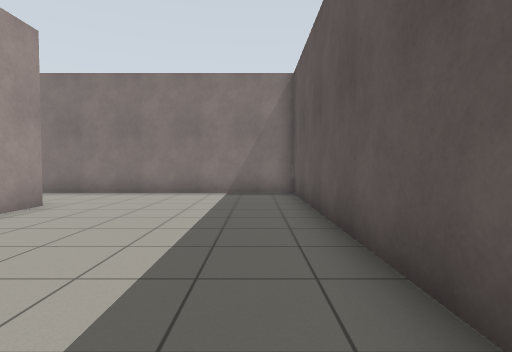
View 1 (above)

24 first-person views from a walk through a robot-simulator world made for Gazebo. The camera is 0.94 m above the floor, tilts 2° down and sees 80° across. The floor is counted in squares, 1 m on a side. Each view is taken from the middle of a square. On the plan, view 1 faces up. The plan holds only what a view shows up to about 11 squares ahead; the rest is blank.

View 2
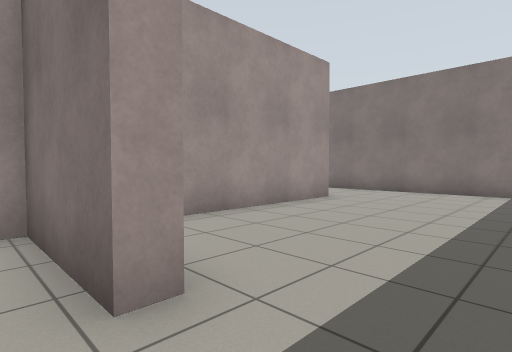

View 3
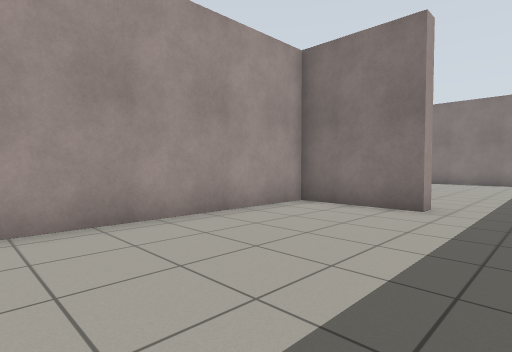

View 4
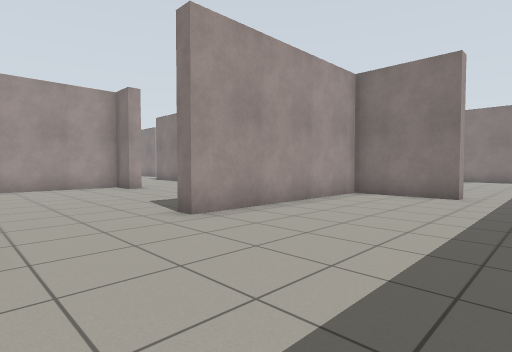

View 5
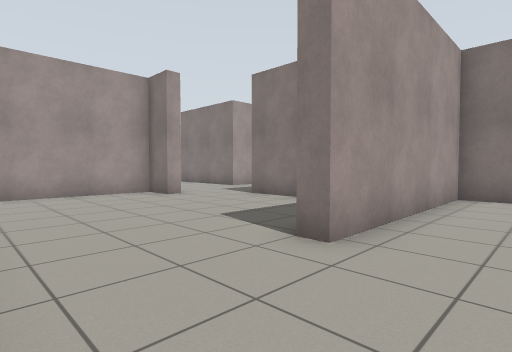

View 6
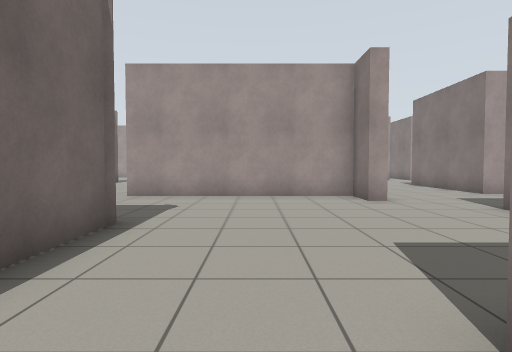

View 7
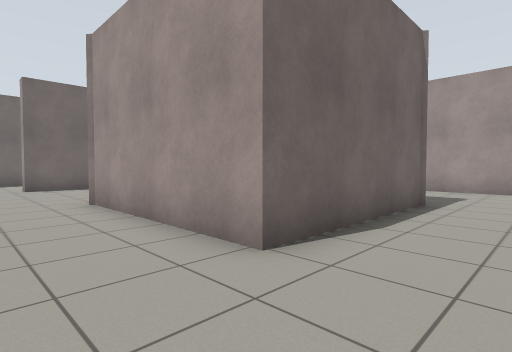

View 8
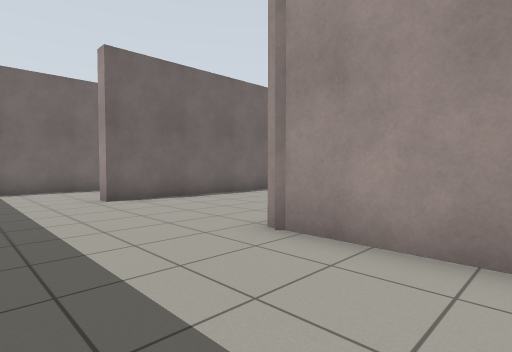

View 9
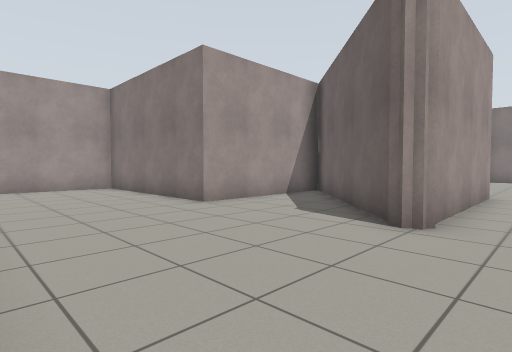

View 10
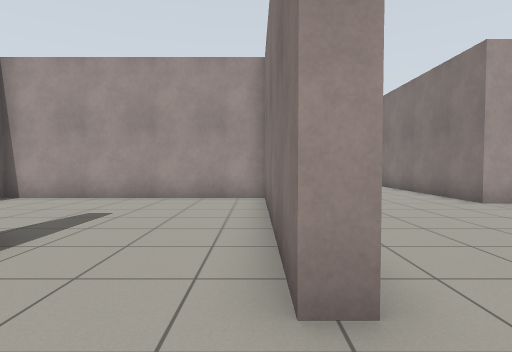

View 11
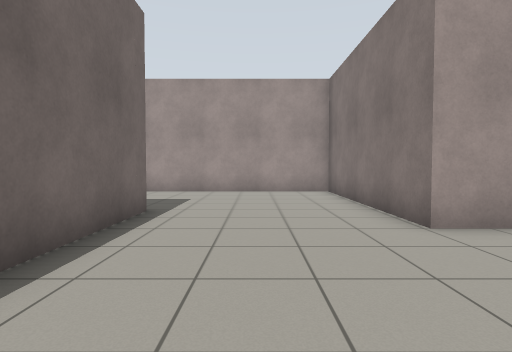

View 12
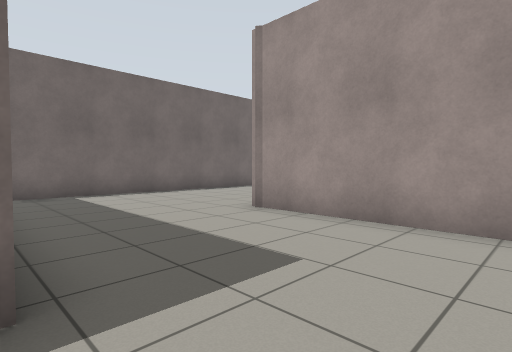

View 13
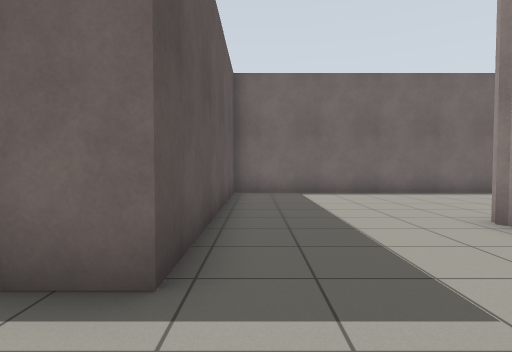

View 14
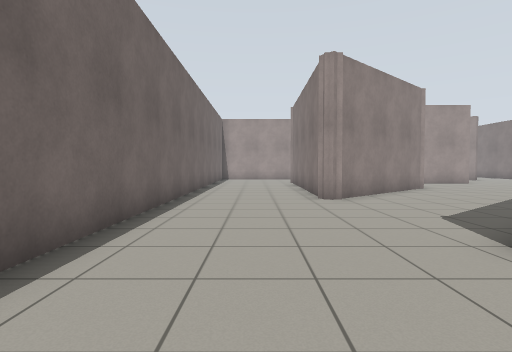

View 15
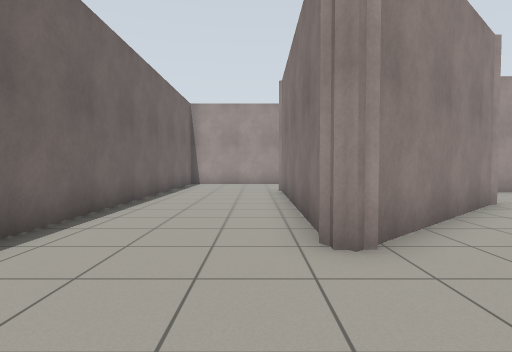

View 16
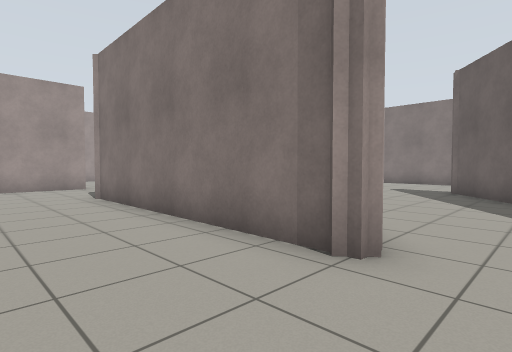

View 17
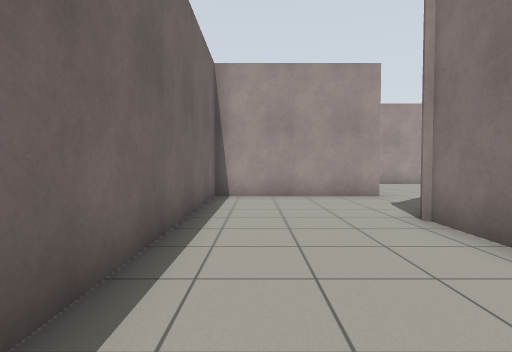

View 18
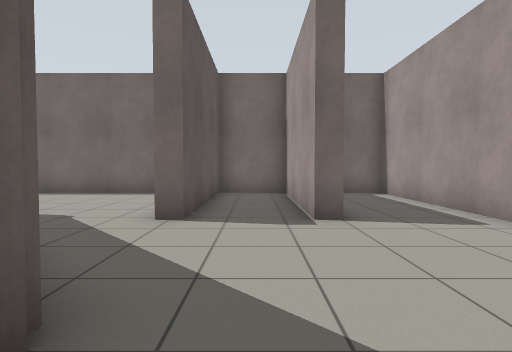

View 19
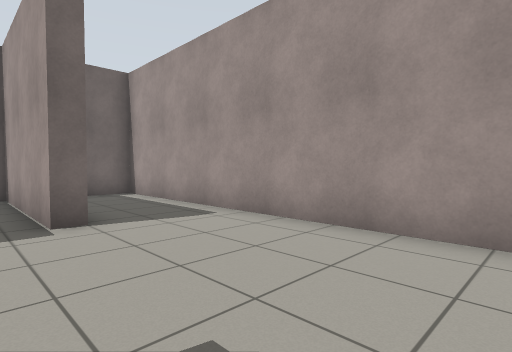

View 20
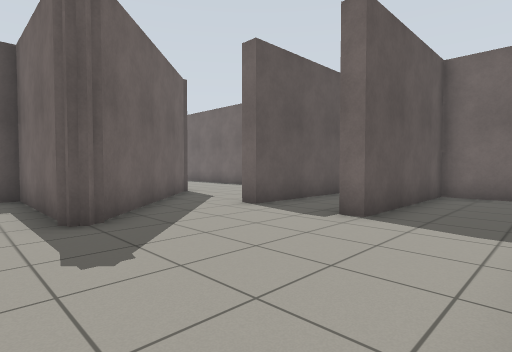

View 21
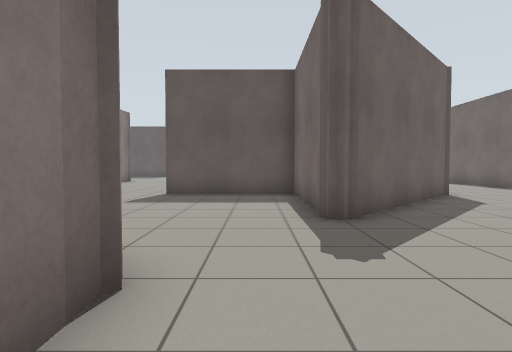

View 22
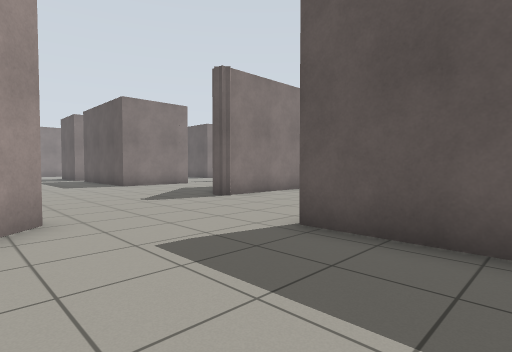

View 23
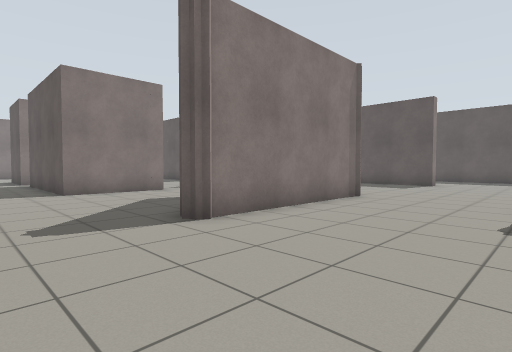

View 24
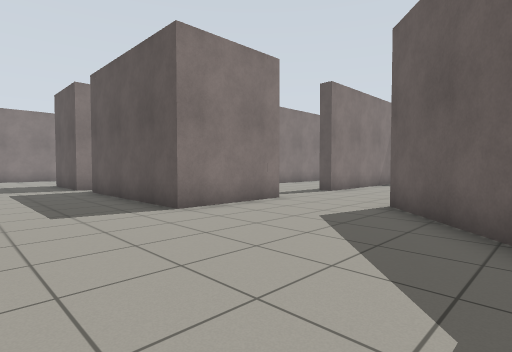

### Floor plan
Points are (right, up) in squares from view 1. A wall is a line through its corners. A room is listed if a view was taken in it or the views show most of it. See-through windows are left out.
Room 1 (view 1)
walls: (-5, 7.1) (-5, 2); (-1.9, 0.2) (-1.9, -0.3); (1.3, 1.4) (1.3, 10.3) (-5.5, 10.3)
ways out: opening at (-5, 8.5) to room 2; opening at (-0.5, 0) to room 2
Room 2 (views 2, 3, 4, 5, 6, 7, 8, 9, 10, 11, 12, 13, 14, 15, 16, 17, 18, 19, 20, 21, 22, 23, 24)
walls: (-19.9, -11.6) (-26, -11.6); (-25.5, -10.7) (-22.8, -8.2); (-25.9, -11.6) (-26, -11.4) (-26, -11); (-23.1, -5.2) (-26.6, -5.2) (-26.6, 0.5); (-19.8, -18.4) (-21.7, -16); (-12, -4.5) (-12, -5) (-13.3, -5) (-13.3, -12); (-9.1, -10.3) (-3.4, -10.3) (-3.4, -16.2); (-27.6, -17) (-27.6, -17.6); (-8.5, -11.9) (-8.5, -16.4) (-14.9, -16.4) (-14.9, -23.8); (-24.3, -20.4) (-20.4, -24.8); (-30.9, -13.3) (-31.7, -14); (-14, 0.2) (-14, -0.5) (-15.1, -0.5); (-8.5, -2.7) (-10.5, -2.7); (-20.4, -25) (-20.4, -25) (-20.4, -25); (-20.4, -25.1) (-28.3, -25.1) (-32.9, -20.5); (-9.7, -21.8) (-9.7, -29.3); (-3.8, -16.2) (-8.1, -11.6); (-32.8, -20.4) (-32.4, -20.1); (-32.8, -20.9) (-32.8, -20.3) (-28.1, -20.3) (-28.1, -16); (-35.4, -17.9) (-36.8, -17.9); (-1.9, -0.3) (-5, -0.3) (-5, -6.8) (-5.5, -6.8); (-38.3, -19.3) (-38.3, -29.2) (-35.5, -29.2) (-35.5, -24.2) (-35, -24.2) (-35, -29.2) (-32.8, -29.2) (-32.8, -24.2) (-32.2, -24.2) (-32.2, -29.2) (-10.3, -29.2) (-10.3, -21.2) (-2.8, -21.2) (-2.8, -21.7) (-9.4, -21.7); (-3.4, -25.2) (-1, -25.2); (-5.5, 10.3) (-7.2, 10.3)
ways out: opening at (-5, 8.5) to room 1; opening at (-0.5, 0) to room 1; opening at (-31, -11.5)

Where each view was taken, in squares from view 1:
view 1: 0 up, 0 right, facing up
view 2: 1 down, 0 right, facing up-left
view 3: 7 down, 0 right, facing up-left
view 4: 10 down, 0 right, facing up-left
view 5: 10 down, 3 left, facing up-left
view 6: 8 down, 4 left, facing left
view 7: 8 down, 1 left, facing down-left
view 8: 13 down, 0 right, facing down-left
view 9: 21 down, 2 left, facing up-left
view 10: 22 down, 1 left, facing left
view 11: 19 down, 4 left, facing left
view 12: 19 down, 10 left, facing down-left
view 13: 19 down, 11 left, facing down
view 14: 27 down, 12 left, facing left
view 15: 26 down, 17 left, facing left
view 16: 28 down, 19 left, facing up-left
view 17: 28 down, 23 left, facing left
view 18: 19 down, 34 left, facing down
view 19: 19 down, 34 left, facing down-left
view 20: 19 down, 38 left, facing down-right
view 21: 19 down, 38 left, facing right
view 22: 19 down, 32 left, facing up-right
view 23: 16 down, 29 left, facing up-right
view 24: 11 down, 30 left, facing up-right
